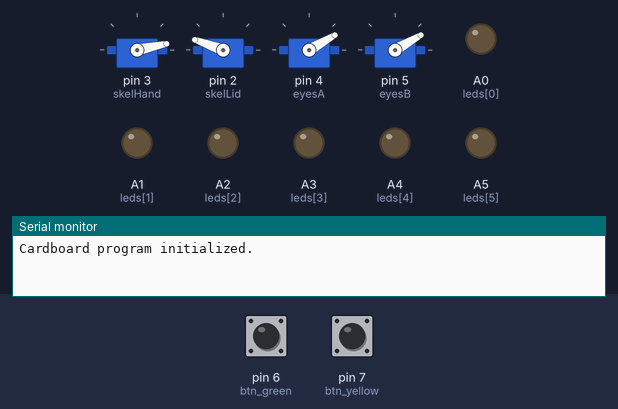
Recording of a sketch running on a simulated Arduino Uno, built with avr-gcc and run on an emulated ATmega328P. Shown: 4 × servo, output pins drawn as LEDs (lit = HIGH), the last lines printed to the serial monitor. The test bench sets the inputs (shaded band); at power-on: pin 6 (btn_green) HIGH, pin 7 (btn_yellow) HIGH. Random numbers use the default seed unless the sketch sets one.

Above: at 1.2 s.
1.3 s: pin 6 (btn_green) pulled LOW for 0.15 s
At 2.8 s:
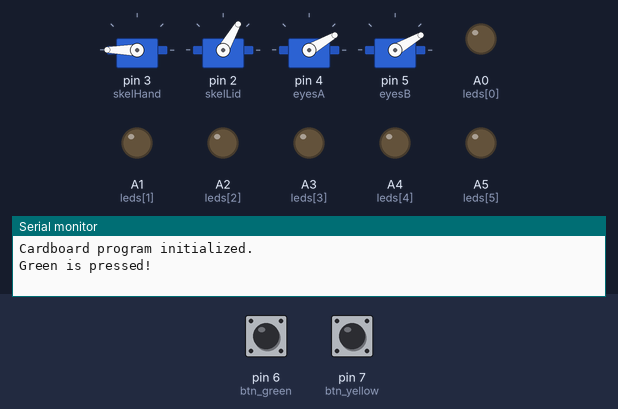
4.3 s: pin 7 (btn_yellow) pulled LOW for 0.15 s
At 5.1 s:
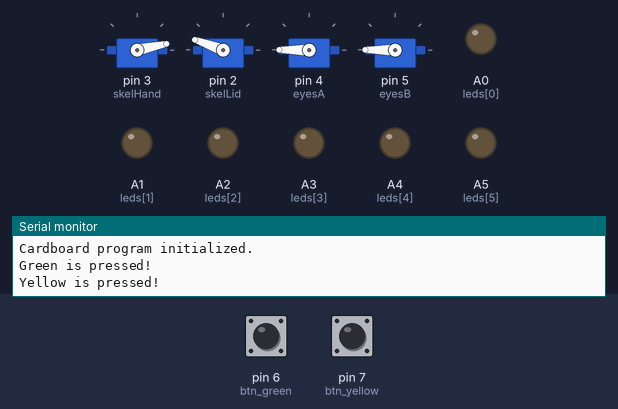
7.4 s: pin 6 (btn_green) pulled LOW for 1 s
At 9.65 s:
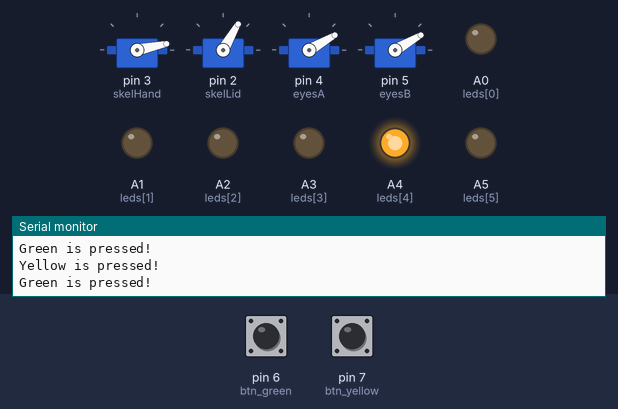
10.6 s: pin 6 (btn_green) pulled LOW for 0.15 s
At 13.27 s:
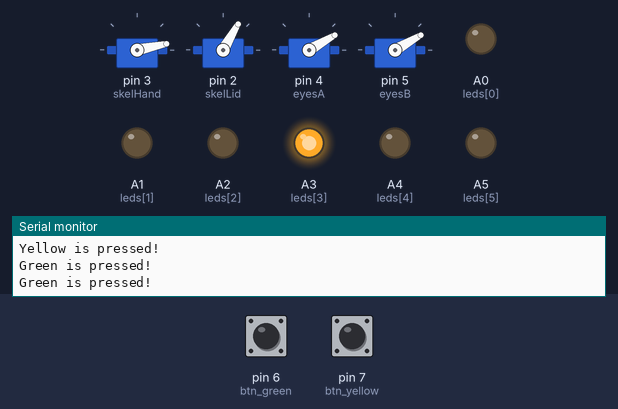
13.7 s: pin 6 (btn_green) pulled LOW for 3.2 s
At 14.46 s:
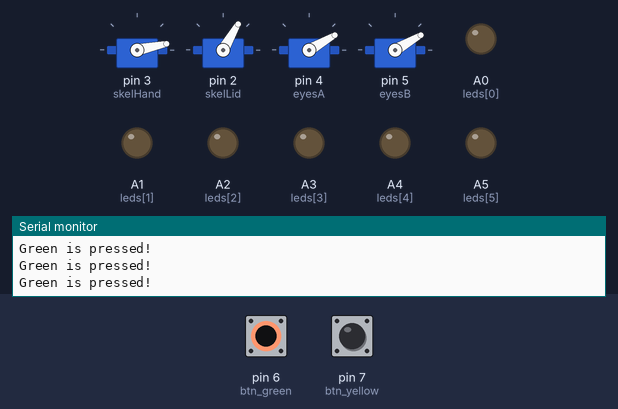
19.9 s: pin 7 (btn_yellow) pulled LOW for 1 s
At 20.3 s:
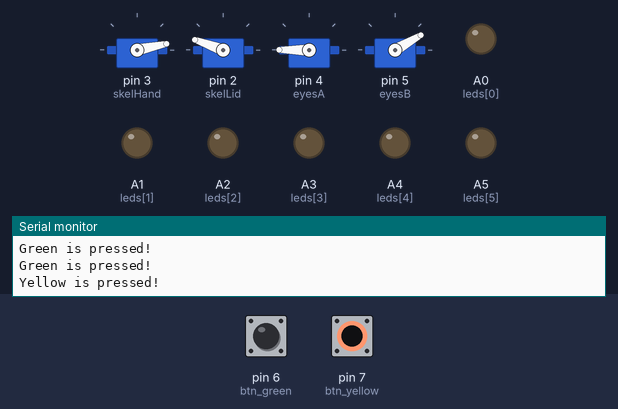
Timing chart, 0 to 24.4 s (numbered marks = the images above; inputs shaded):
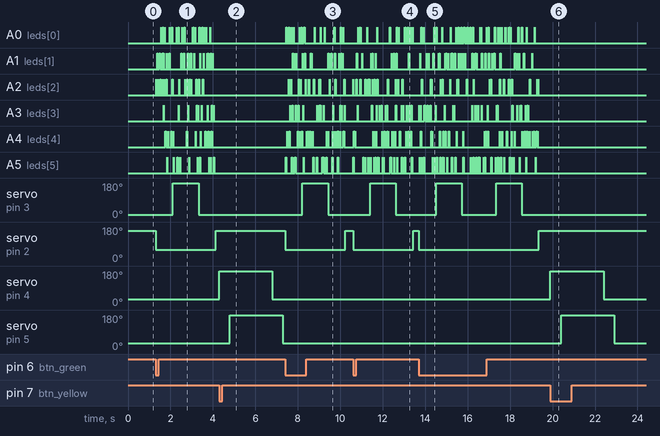

Measured:
- after the input at 1.3 s, servo on pin 3 (skelHand): 12° → 180° after 0.81 s, → 12° 1.2 s later; servo on pin 2 (skelLid): 160° → 60° at once, → 160° 2.8 s later
- after the input at 4.3 s, servo on pin 4 (eyesA): 30° → 180° at once, → 30° 2.5 s later; servo on pin 5 (eyesB): 30° → 180° after 0.50 s, → 30° 2.5 s later
- after the input at 7.4 s, servo on pin 3 (skelHand): 12° → 180° after 0.81 s, → 12° 1.2 s later; servo on pin 2 (skelLid): 160° → 60° at once, → 160° 2.8 s later
- after the input at 10.6 s, servo on pin 3 (skelHand): 12° → 180° after 0.81 s, → 12° 1.2 s later; servo on pin 2 (skelLid): 160° → 60° at once, → 160° 2.8 s later
- after the input at 13.7 s, servo on pin 3 (skelHand): alternates 180° for 1.2 s and 12° for 1.6 s, starting after 0.82 s; servo on pin 2 (skelLid): 160° → 60° at once, → 160° 5.7 s later
- after the input at 19.9 s, servo on pin 4 (eyesA): 30° → 180° at once, → 30° 2.5 s later; servo on pin 5 (eyesB): 30° → 180° after 0.50 s, → 30° 2.5 s later

The sketch:

halloween_cardboard_v3.01.ino
```cpp
// Halloween cardboard stuff
// New version written by Dad - Nov 2026.
// Box with 3 arcade buttons controls
// skeleton hand box and swing-up eyeballs.
// Circuit board uses RFnano in case we want
// to bring back radio control.

#include <Servo.h>

Servo skelHand; // pin 3
Servo skelLid;  // pin 2
Servo eyesA;    // pin 4
Servo eyesB;    // pin 5

const int skelHandRest = 12; // Move to 180
const int skelLidRest = 160; // Move to 60
const int eyesDown = 30;
const int eyesUp   = 180;

const int btn_green = 6;
const int btn_yellow = 7;

const int leds[] = {A0, A1, A2, A3, A4, A5};


void setup() {
  Serial.begin(9600);
  Serial.println("Cardboard program initialized.");

  // Arcade buttons
  pinMode(btn_green, INPUT_PULLUP);
  pinMode(btn_yellow, INPUT_PULLUP);

  // Skeleton hand box
  skelHand.attach(3);
  skelLid.attach(2);
  eyesA.attach(4);
  eyesB.attach(5);

  skelHand.write(skelHandRest);
  skelLid.write(skelLidRest);
  eyesA.write(eyesDown);
  eyesB.write(eyesDown);

  for (int i = 0; i < 6; i++) {
    pinMode(leds[i], OUTPUT);
    digitalWrite(leds[i], LOW);
  }

}

void loop() {
  //testButtons();
  //testSkel();
  if (digitalRead(btn_green) == LOW) {
    Serial.println("Green is pressed!");
    skelLid.write(60);
    //delay(1000);
    //flashLEDs();
    flashDelay(400);
    skelHand.write(180);
    // Hand is now up
    //delay(1000);
    //flashLEDs();
    flashDelay(600);
    skelHand.write(skelHandRest);
    flashDelay(400);
    skelLid.write(skelLidRest);
  }

  if (digitalRead(btn_yellow) == LOW) {
    Serial.println("Yellow is pressed!");
    eyesA.write(eyesUp);
    delay(500);
    eyesB.write(eyesUp);
    delay(2000);
    eyesA.write(eyesDown);
    delay(500);
    eyesB.write(eyesDown);
  }

}


void flashLEDs () {
  for (int i = 0; i < 6; i++) {
    digitalWrite(leds[i], HIGH);
    delay(166);
    digitalWrite(leds[i], LOW);
  }
}

void flash(int chance){
  if (random(0, chance) == 0){
    int randomNum = random(0, 9);
    digitalWrite(leds[randomNum], HIGH);
    delay(10);
    digitalWrite(leds[randomNum], LOW);
  }
}

void flashDelay(int timee){
  for (int i = 1; i <= (timee / 10); i++) {
    flash(1); delay(10);
  }
}

void testSkel() {
  delay(2000);
  Serial.println("Moving skelHand!");
  skelHand.write(180);
  delay(1000);
  skelHand.write(10);
  //
  delay(2000);
  Serial.println("Moving skelLid!");
  skelLid.write(90);
  delay(1000);
  skelLid.write(20);
}

void testButtons() {
  if (digitalRead(btn_green) == LOW) {
    Serial.println("Green is pressed!");
  }
  if (digitalRead(btn_yellow) == LOW) {
    Serial.println("Yellow is pressed!");
  }
}
```
